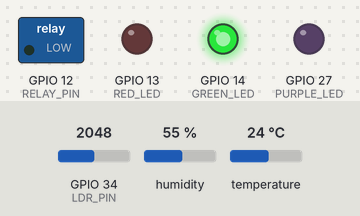
Simulated run of this sketch. Board: ESP32. Parts: switched loads named in the sketch (green lamp = pin HIGH), output pins drawn as LEDs (lit = HIGH). The test bench sets the inputs (shaded band); at power-on: humidity 55 %, GPIO 34 (LDR_PIN) = 2048, temperature 24 °C. WiFi joins after 1.5 s; servers stay silent unless stated; no MQTT or app messages arrive unless stated; what the sketch prints to the serial monitor is not drawn.

Above: at 2.7 s.
2.8 s: humidity set to 47 %
9.1 s: humidity set to 44 %
At 11.6 s:
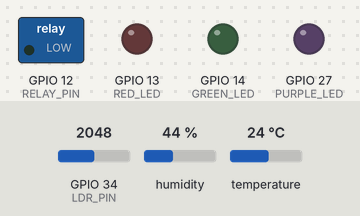
12.9 s: humidity set to 68 %
At 14.7 s:
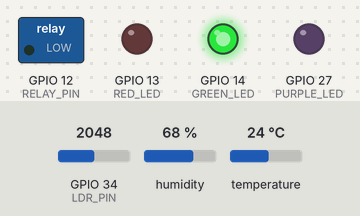
16.7 s: humidity set to 22 %
At 20.9 s:
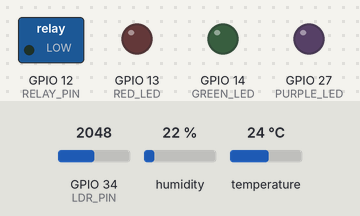
Timing chart, 0 to 22.2 s (numbered marks = the images above; inputs shaded):
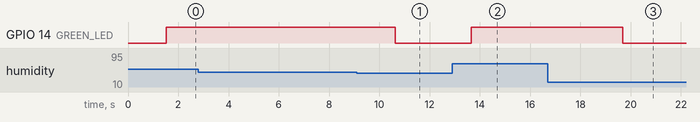

Measured:
- the behaviour switches between 46 and 45 % on humidity (found by bisection; images 0 and 1)
- after the input at 2.8 s, every drawn part: stays the same
- after the input at 9.1 s, GPIO 14 (GREEN_LED): HIGH → LOW after 1.5 s
- after the input at 12.9 s, GPIO 14 (GREEN_LED): LOW → HIGH after 0.75 s
- after the input at 16.7 s, GPIO 14 (GREEN_LED): HIGH → LOW after 3.0 s

The sketch:

smart-agri.ino
```cpp
#include <WiFiClientSecure.h>
#include <WiFi.h>
#include <DHT.h>
#include <PubSubClient.h>   // MQTT client library -Diya
#define DHTPIN 15
#define DHTTYPE DHT22
DHT dht(DHTPIN, DHTTYPE);
//#include <DHTesp.h>


//------Pins------
const int RED_LED = 13;
const int GREEN_LED= 14;
const int PURPLE_LED = 27;
const int RELAY_PIN = 12;
const int LDR_PIN = 34;
const int DARK_THRESHOLD = 1500;

//DHTesp dht;

const char* ssid = "Wokwi-GUEST";
const char* password = "" ;

//--Thresholds
const float Irrigation_on_threshold = 60.0;
const float Irrigation_off_threshold = 50.0;

const float High_temp_threshold = 35.0;
const float Low_humidity_threshold = 30.0;

const float Optimum_temp_threshold = 28.0;
const float Optimum_humidity_threshold = 45.0;

float irrigationNeedScore = 0.0;

//Rolling-window drought detection--
const int WINDOW_SIZE = 4;   // needs 4 consecutive bad readings, not just one
bool droughtWindow[WINDOW_SIZE] = {false, false, false, false};
int windowIndex = 0;
bool droughtDetected = false;

//-- MQTT setup--  Diya
//--ThingsBoard Setup & Security-- Ash
const char* mqtt_server = "mqtt.thingsboard.cloud";    //ThingsBoard Cloud MQTT Broker
//const int mqtt_port = 1883;
const int mqtt_port = 8883; // secure MQTT with TLS encryption, protect data during transmission
const char* mqtt_client_id = "smartagri-esp32-01";
const char* mqtt_token = "bgkz9azj0b9y58vu3f9z"; // device access token
const char* mqtt_topic = "v1/devices/me/telemetry"; //thingsboard topic

WiFiClientSecure espClient; //secure Wifi client that uses TLS encryption
PubSubClient mqttClient(espClient); //create MQTT client to use espClient for communication

//-- Security: root CA Certificate from ThingsBoard Cloud---- -Ash
//---Allows ESP32 to trust Thingsboard Cloud Server
const char* root_ca = R"EOF(
-----BEGIN CERTIFICATE-----
MIIEMjCCAxqgAwIBAgIBATANBgkqhkiG9w0BAQUFADB7MQswCQYDVQQGEwJHQjEb
MBkGA1UECAwSR3JlYXRlciBNYW5jaGVzdGVyMRAwDgYDVQQHDAdTYWxmb3JkMRow
GAYDVQQKDBFDb21vZG8gQ0EgTGltaXRlZDEhMB8GA1UEAwwYQUFBIENlcnRpZmlj
YXRlIFNlcnZpY2VzMB4XDTA0MDEwMTAwMDAwMFoXDTI4MTIzMTIzNTk1OVowezEL
MAkGA1UEBhMCR0IxGzAZBgNVBAgMEkdyZWF0ZXIgTWFuY2hlc3RlcjEQMA4GA1UE
BwwHU2FsZm9yZDEaMBgGA1UECgwRQ29tb2RvIENBIExpbWl0ZWQxITAfBgNVBAMM
GEFBQSBDZXJ0aWZpY2F0ZSBTZXJ2aWNlczCCASIwDQYJKoZIhvcNAQEBBQADggEP
ADCCAQoCggEBAL5AnfRu4ep2hxxNRUSOvkbIgwadwSr+GB+O5AL686tdUIoWMQua
BtDFcCLNSS1UY8y2bmhGC1Pqy0wkwLxyTurxFa70VJoSCsN6sjNg4tqJVfMiWPPe
3M/vg4aijJRPn2jymJBGhCfHdr/jzDUsi14HZGWCwEiwqJH5YZ92IFCokcdmtet4
YgNW8IoaE+oxox6gmf049vYnMlhvB/VruPsUK6+3qszWY19zjNoFmag4qMsXeDZR
rOme9Hg6jc8P2ULimAyrL58OAd7vn5lJ8S3frHRNG5i1R8XlKdH5kBjHYpy+g8cm
ez6KJcfA3Z3mNWgQIJ2P2N7Sw4ScDV7oL8kCAwEAAaOBwDCBvTAdBgNVHQ4EFgQU
oBEKIz6W8Qfs4q8p74Klf9AwpLQwDgYDVR0PAQH/BAQDAgEGMA8GA1UdEwEB/wQF
MAMBAf8wewYDVR0fBHQwcjA4oDagNIYyaHR0cDovL2NybC5jb21vZG9jYS5jb20v
QUFBQ2VydGlmaWNhdGVTZXJ2aWNlcy5jcmwwNqA0oDKGMGh0dHA6Ly9jcmwuY29t
b2RvLm5ldC9BQUFDZXJ0aWZpY2F0ZVNlcnZpY2VzLmNybDANBgkqhkiG9w0BAQUF
AAOCAQEACFb8AvCb6P+k+tZ7xkSAzk/ExfYAWMymtrwUSWgEdujm7l3sAg9g1o1Q
GE8mTgHj5rCl7r+8dFRBv/38ErjHT1r0iWAFf2C3BUrz9vHCv8S5dIa2LX1rzNLz
Rt0vxuBqw8M0Ayx9lt1awg6nCpnBBYurDC/zXDrPbDdVCYfeU0BsWO/8tqtlbgT2
G9w84FoVxp7Z8VlIMCFlA2zs6SFz7JsDoeA3raAVGI/6ugLOpyypEBMs1OUIJqsi
l2D4kF501KKaU73yqWjgom7C12yxow+ev+to51byrvLjKzg6CYG1a4XXvi3tPxq3
smPi9WIsgtRqAEFQ8TmDn5XpNpaYbg==
-----END CERTIFICATE-----)EOF";


unsigned long lastMqttAttempt = 0;
const unsigned long MQTT_RETRY_INTERVAL = 5000;

// State Machine

enum SystemState {
  IDLE,
  MONITORING,
  IRRIGATING,
  DROUGHT_STRESS,
  FAILSAFE
};

// Current system state
SystemState currentState = IDLE;

void setup() {
  Serial.begin(115200);

  // actuators
  pinMode(RELAY_PIN, OUTPUT);

  pinMode(RED_LED, OUTPUT);
  pinMode(GREEN_LED, OUTPUT);
  pinMode(PURPLE_LED, OUTPUT);

  //sensors
  pinMode(LDR_PIN, INPUT);


  digitalWrite(RELAY_PIN, LOW);
  digitalWrite(RED_LED, LOW);
  digitalWrite(GREEN_LED,LOW);
  digitalWrite(PURPLE_LED,LOW); // LED starts off

  Serial.println("Smart‑Agri hardware controller started.");

// WI-FI
  Serial.print("Connecting to Wi-Fi.. ");
  WiFi.begin(ssid, password);
  while (WiFi.status() != WL_CONNECTED) {
    delay(500);
    Serial.print(".");
  }
  Serial.println("\nWi-Fi Connected!");

 // DHT22

  Serial.println("Initializing DHT22 sensor...");
  dht.begin();
  //dht.setup(15, DHTesp::DHT22);
  Serial.println("DHT22 sensor initialized.");

  // MQTT
  espClient.setCACert(root_ca); //tells ESP32 to trust this CA certificate
  mqttClient.setServer(mqtt_server, mqtt_port); //which MQTT to connect to
}

// --non-blocking MQTT reconnect (doesn't use delay(), so the -Diya
// 3s sensor loop below never gets held up waiting for the broker)
void connectMQTT() {
  if (mqttClient.connected()) return;
  if (millis() - lastMqttAttempt < MQTT_RETRY_INTERVAL) return;

  lastMqttAttempt = millis();
  Serial.print("Attempting MQTT connection... ");

  bool connected = mqttClient.connect(mqtt_client_id, mqtt_token, NULL);

  if (connected) {
    Serial.println("connected!");
  } else {
    Serial.print("failed, rc=");
    Serial.print(mqttClient.state());
    Serial.println(" — local automation keeps running regardless");
  }
}

// rolling window drought check. -Diya
// Returns true only once WINDOW_SIZE consecutive readings are all "bad"
// (high temp + low humidity), instead of tripping on one abnormal reading.
bool updateDroughtWindow(float temperature, float humidity) {
  bool badReading = (temperature >= High_temp_threshold) && (humidity <= Low_humidity_threshold);

  droughtWindow[windowIndex] = badReading;
  windowIndex = (windowIndex + 1) % WINDOW_SIZE;

  bool allBad = true;
  for (int i = 0; i < WINDOW_SIZE; i++) {
    if (!droughtWindow[i]) {
      allBad = false;
      break;
    }
  }
  return allBad;
}


void loop() {
  if (mqttClient.connected()){
      mqttClient.loop(); //run MQTT background task only when connected
  }

  if (WiFi.status() == WL_CONNECTED) { //Attempt an MQTT reconnect, only if Wifi is connected
    connectMQTT();
  }

  //-----DHT Sensors---- -Tari
  //TempAndHumidity data = dht.getTempAndHumidity();
  float humidity = dht.readHumidity();
  float temperature = dht.readTemperature();
  int lightValue = analogRead(LDR_PIN);

  //-----Failsafe Rule----- -Tari
  if (isnan(humidity) || isnan(temperature)) {
    Serial.println("FAILSAFE: DHT22 Sensor error!");
    digitalWrite(RELAY_PIN, LOW);
    digitalWrite(PURPLE_LED, HIGH);
    digitalWrite(RED_LED, LOW);
    digitalWrite(GREEN_LED, LOW);
    if (mqttClient.connected()) {
      mqttClient.publish(mqtt_topic, "{\"state\":\"FAILSAFE\"}");
    }
    delay(2000);
    return;
  }

  // Sensor Output
  Serial.print("Temp: "); Serial.print(temperature);
  Serial.print(" °C | Humidity: "); Serial.print(humidity);
  Serial.print(" % | Light: "); Serial.println(lightValue);

  //-----Irrigation Need Score (for Edge AI later)----- -Tari
  float humidityStress = (100 - humidity) / 100.0;
  float tempStress = (temperature - 25) / 25.0;
  float lightFactor = lightValue / 4095.0;
  irrigationNeedScore = (0.6 * humidityStress + 0.4 * tempStress) * (0.5 + 0.5 * lightFactor) * 100;


  // Preventing negative values

  if (irrigationNeedScore < 0) {
    irrigationNeedScore = 0;   // FIX: missing semicolon

  }

  // Limiting the max score to 100

  if (irrigationNeedScore > 100) {
    irrigationNeedScore = 100;
  }

  Serial.print("Irrigation Need Score: ");
  Serial.println(irrigationNeedScore);

  //-----rolling-window drought check----- -Diya
  droughtDetected = updateDroughtWindow(temperature, humidity);

  // ------------------STATE TRANSITIONS----------------


  // Drought_Stress — now driven by the rolling window, not a single reading
  if (droughtDetected) {

      currentState = DROUGHT_STRESS;
    }


  // ----------IRRIGATION HYSTERESIS------------------ -Tari

  //If OFF, only turn on when score reaches 60

  else if (currentState != IRRIGATING &&
           irrigationNeedScore >= Irrigation_on_threshold) {

    currentState = IRRIGATING;
  }

  // If ON, keep on until score drops to 50 or below

  else if (currentState == IRRIGATING &&
            irrigationNeedScore > Irrigation_off_threshold){
    currentState = IRRIGATING;
  }

  // Irrigation to turn off when score reaches below 50

  else if (currentState == IRRIGATING &&
            irrigationNeedScore <= Irrigation_off_threshold){
    currentState = IDLE;
  }

  //--------------OPTIMUM CONDITIONS-------------------

  else if (humidity > Optimum_humidity_threshold &&
            temperature < Optimum_temp_threshold){
    currentState = MONITORING;
  }

  //---------------DEFAULT STATE-------------- -Tari

  else{
    currentState = IDLE;
  }

switch (currentState) {


    // IDLE STATE/ Default - all off

    case IDLE:

      Serial.println("STATE: IDLE - All LEDs OFF");
      digitalWrite(RELAY_PIN, LOW);
      digitalWrite(RED_LED, LOW);
      digitalWrite(GREEN_LED, LOW);
      digitalWrite(PURPLE_LED, LOW);

      break;

     // MONITORING STATE (GREEN LED)

    case MONITORING:

      Serial.println("STATE: MONITORING - Green LED ON");
      Serial.println("Environment conditions are optimal");
      digitalWrite(RELAY_PIN, LOW);
      digitalWrite(GREEN_LED, HIGH);
      digitalWrite(RED_LED, LOW);
      digitalWrite(PURPLE_LED, LOW);

      break;

      // IRRIGATING STATE (RED LED)
    case IRRIGATING:

      Serial.println("STATE: IRRIGATING - RED LED ON");
      Serial.println("Irrigation ON - High irrigation need.");
      digitalWrite(RELAY_PIN, HIGH);
      digitalWrite(RED_LED, HIGH);
      digitalWrite(GREEN_LED, LOW);
      digitalWrite(PURPLE_LED, LOW);

      break;

     // DROUGHT_STRESS STATE (PURPLE LED)
    case DROUGHT_STRESS:

      Serial.println("STATE: DROUGHT STRESS - Purple LED ON");
      Serial.println("WARNING: High temperature and low humidity!");
      digitalWrite(RELAY_PIN, HIGH);
      digitalWrite(PURPLE_LED, HIGH);
      digitalWrite(RED_LED, LOW);
      digitalWrite(GREEN_LED, LOW);

      break;

      // FAILSAFE STATE (Irrigation turned OFF)
    case FAILSAFE:

      Serial.println("STATE: FAILSAFE");
      Serial.println("DHT22 sensor error!");
      digitalWrite(RELAY_PIN, LOW);
      digitalWrite(PURPLE_LED, HIGH);
      digitalWrite(RED_LED, LOW);
      digitalWrite(GREEN_LED, LOW);

      break;
  }

  //----- publish everything over MQTT----- -Diya
  // If MQTT is down, everything above still runs — satisfies the
  // "local control continues if MQTT fails" failsafe requirement.
  //----- publish everything over MQTT-----
if (mqttClient.connected()) {

    const char* stateName =
      currentState == IDLE ? "IDLE" :
      currentState == MONITORING ? "MONITORING" :
      currentState == IRRIGATING ? "IRRIGATING" :
      currentState == DROUGHT_STRESS ? "DROUGHT_STRESS" : "FAILSAFE";


    //--- Build JSON payload for ThingsBoard--- -Ash
    char payload[256];  //stores string of 256 characters,store JSON message
    snprintf(payload, sizeof(payload), //build JSON string
    "{\"temperature\":%.1f,\"humidity\":%.1f,\"light\":%d," //JSON field
    "\"score\":%.1f,\"state\":\"%s\",\"drought\":%s}",
    temperature, humidity, lightValue, irrigationNeedScore,
    stateName,
    droughtDetected ? "true" : "false" //drought boolean
  );


    mqttClient.publish(mqtt_topic, payload); //sends JSON paulod to ThingsBoard with MQTT
    Serial.print("MQTT Published: ");
    Serial.println(payload); //print the sent JSON

} else {
    Serial.println("(MQTT not connected — publish skipped, local automation still active)");
}

  delay(3000);
}
```
